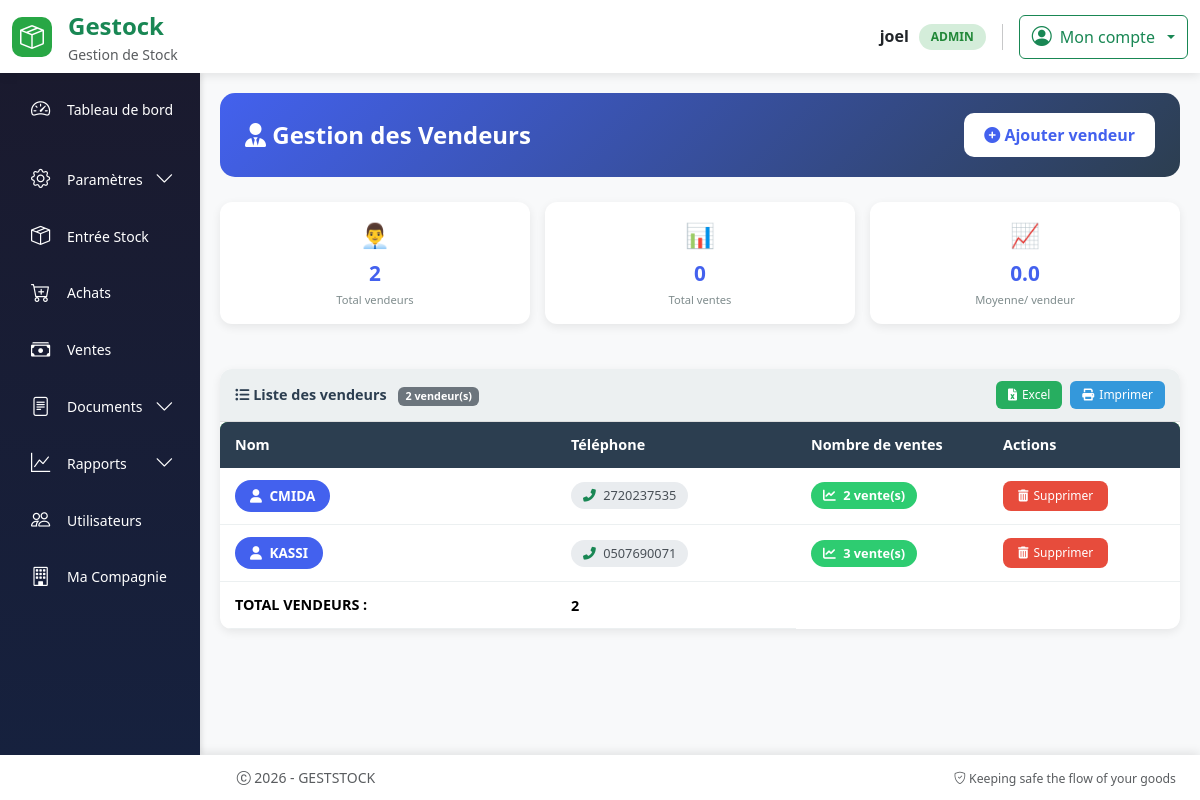
Before: /gestion_materiel/vendeurs (signed in) with the older database file.
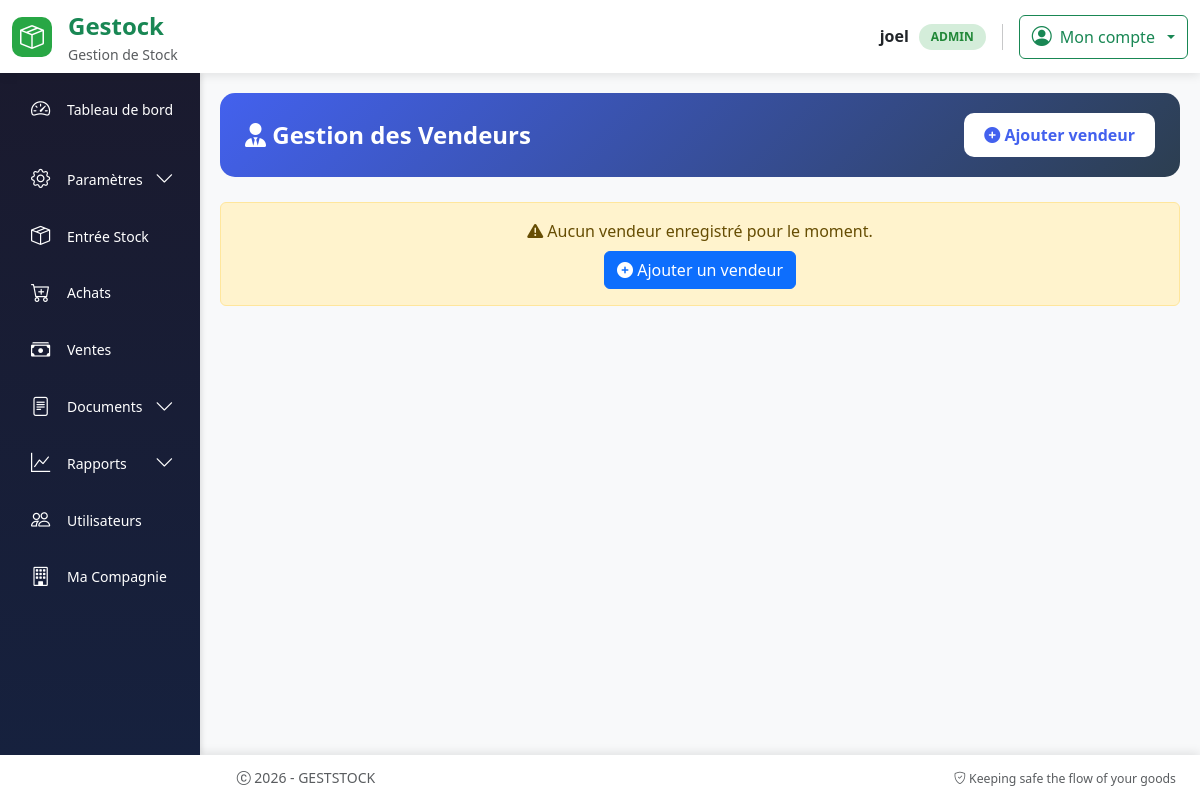
After: the same page with the newer database file.
### models.py (models this page shows, shortened)
class Vendeur(db.Model):
    __tablename__ = "vendeur"
    id = db.Column(db.Integer, primary_key=True)
    nom = db.Column(db.String(100), nullable=False)
    telephone = db.Column(db.String(20), nullable=False)
    compagnie_id = db.Column(
        db.Integer,
        db.ForeignKey("vendeur_compagnie.id", name="fk_vendeur_compagnie_id"),
        nullable=False,
        default=1
    )
    ventes = db.relationship("Vente", backref="vendeur", lazy=True)
    compagnie = db.relationship("VendeurCompagnie", backref="vendeurs", lazy=True)

### routes.py (the view)
@app.route("/gestion_materiel/vendeurs")
@login_required
def liste_vendeurs():
    vendeurs = (
        Vendeur.query
        .order_by(Vendeur.nom.asc())
        .all()
    )
    return render_template(
        "liste_vendeurs.html",
        vendeurs=vendeurs
    )

### app.py (called while the page is built)
@app.after_request
def close_db_connection(response):
    try:
        db.session.close()
    except:
        pass
    return response

### routes.py (called while the page is built)
@app.after_request
def disable_cache(response):
    response.headers["Cache-Control"] = "no-store, no-cache, must-revalidate, private"
    response.headers["Pragma"] = "no-cache"
    response.headers["Expires"] = "0"
    return response

@login_manager.user_loader
def load_user(user_id):
    return User.query.get(int(user_id))

@app.context_processor
def utility_processor():
    def is_active(prefix):
        return request.endpoint and prefix in request.endpoint
    def has_role(*roles):
        if not current_user.is_authenticated:
            return False
        return current_user.role in roles
    def current_route():
        """Retourne le nom de la route actuelle"""
        return request.endpoint
    return dict(
        is_active=is_active,
        has_role=has_role,
        current_route=current_route
    )

### templates/liste_vendeurs.html (shortened to what the changed rows need)
{% extends "base.html" %}
{% block content %}
<div class="vendeur-container">
    <div class="vendeur-header">
        <h4>
        </h4>
        <button class="btn-add" data-bs-toggle="modal" data-bs-target="#modalVendeur">
        </button>
    </div>
    {% if vendeurs %}
    {% set total_vendeurs = vendeurs|length %}
    {% set total_ventes = 0 %}
    {% for vendeur in vendeurs %}
        {% set total_ventes = total_ventes + vendeur.ventes|length %}
    {% endfor %}
    {% set moyenne_ventes = (total_ventes / total_vendeurs)|round(1) if total_vendeurs > 0 else 0 %}
    <div class="stats-grid">
        <div class="stat-card">
            <div class="stat-icon">👨‍💼</div>
            <div class="stat-value">{{ total_vendeurs }}</div>
            <div class="stat-label">Total vendeurs</div>
        </div>
        <div class="stat-card">
            <div class="stat-icon">📊</div>
            <div class="stat-value">{{ total_ventes }}</div>
            <div class="stat-label">Total ventes</div>
        </div>
        <div class="stat-card">
            <div class="stat-icon">📈</div>
            <div class="stat-value">{{ moyenne_ventes }}</div>
            <div class="stat-label">Moyenne/ vendeur</div>
        </div>
    </div>
    <div class="table-container">
        <div class="table-header">
            <div class="table-title">
                <i class="fas fa-list-ul"></i> Liste des vendeurs
                <span class="badge bg-secondary ms-2">{{ total_vendeurs }} vendeur(s)</span>
            </div>
            <div class="export-buttons">
                <button type="button" onclick="exportToExcel()" class="btn-sm-custom btn-excel">
                    <i class="fas fa-file-excel"></i> Excel
                </button>
                <button type="button" onclick="window.print()" class="btn-sm-custom btn-print">
                    <i class="fas fa-print"></i> Imprimer
                </button>
            </div>
        </div>
        <div class="table-wrapper">
            <table class="table-custom" id="vendeursTable">
                <thead>
                    <tr>
                        <th>Nom</th>
                        <th>Téléphone</th>
                        <th>Nombre de ventes</th>
                        <th>Actions</th>
                    </tr>
                </thead>
                <tbody>
                    {% for vendeur in vendeurs %}
                    <tr class="vendeur-row"
                        data-id="{{ vendeur.id }}"
                        data-nom="{{ vendeur.nom }}"
                        data-telephone="{{ vendeur.telephone }}"
                        style="cursor:pointer">
                        <td>
                            <span class="badge-vendeur" title="{{ vendeur.nom }}">
                                <i class="fas fa-user me-1"></i>
                                {{ vendeur.nom|upper|truncate(30, true) }}
                            </span>
                        </div>
                        <td>
                            {% if vendeur.telephone %}
                                <span class="badge-phone">
                                    <i class="fas fa-phone-alt text-success me-1"></i>
                                    {{ vendeur.telephone }}
                                </span>
                            {% else %}
                                <span class="text-muted">—</span>
                            {% endif %}
                        </div>
                        <td>
                            <span class="badge-ventes" title="{{ vendeur.ventes|length }} vente(s)">
                                <i class="fas fa-chart-line me-1"></i>
                                {{ vendeur.ventes|length }} vente(s)
                            </span>
                        </div>
                        <td>
                            <form method="POST"
                                  action="{{ url_for('supprimer_vendeur', vendeur_id=vendeur.id) }}"
                                  onsubmit="return confirmDelete('{{ vendeur.nom }}', {{ vendeur.ventes|length }})"
                                  style="display: inline;">
                                <button type="submit" class="btn-delete" title="Supprimer ce vendeur">
                                    <i class="fas fa-trash-alt"></i> Supprimer
                                </button>
                            </form>
                        </div>
                    {% endfor %}
                <tfoot class="table-secondary">
                    <tr>
                        <td colspan="3" class="text-end fw-bold">TOTAL VENDEURS :</td>
                        <td class="fw-bold">{{ total_vendeurs }}</td>
                    </tr>
                </tfoot>
    {% else %}
    <div class="alert alert-warning text-center">
        <i class="fas fa-exclamation-triangle"></i>
        Aucun vendeur enregistré pour le moment.
        <br>
        <button class="btn btn-primary mt-2" data-bs-toggle="modal" data-bs-target="#modalVendeur">
            <i class="fas fa-plus-circle"></i> Ajouter un vendeur
        </button>
    </div>
    {% endif %}
</div>
<link rel="stylesheet" href="https://cdnjs.cloudflare.com/ajax/libs/font-awesome/6.0.0/css/all.min.css">
{% endblock %}

Changed rows visible on the page:
removed Vendeur: nom "CMIDA", telephone "2720237535", ventes|length "2"
removed Vendeur: nom "KASSI", telephone "0507690071", ventes|length "3"
Other visible differences:
{{ total_vendeurs }}: "2" → (not shown)
{{ total_ventes }}: "0" → (not shown)
{{ moyenne_ventes }}: "0.0" → (not shown)
text no longer shown: "👨‍💼 Total vendeurs 📊 Total ventes 📈 Moyenne/ vendeur Liste des vendeurs vendeur(s) Excel Imprimer Nom Téléphone Nombre de ventes Actions TOTAL VENDEURS :"
text now shown: "Aucun vendeur enregistré pour le moment. Ajouter un vendeur"
